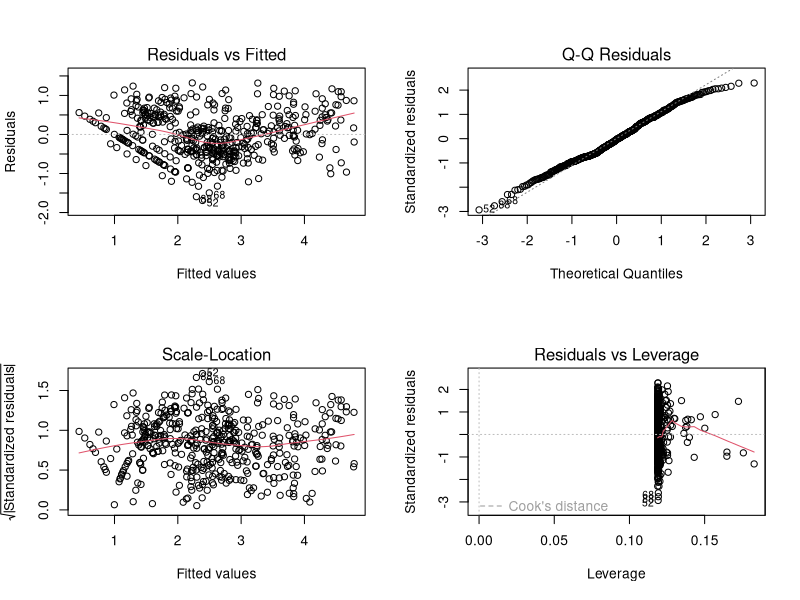
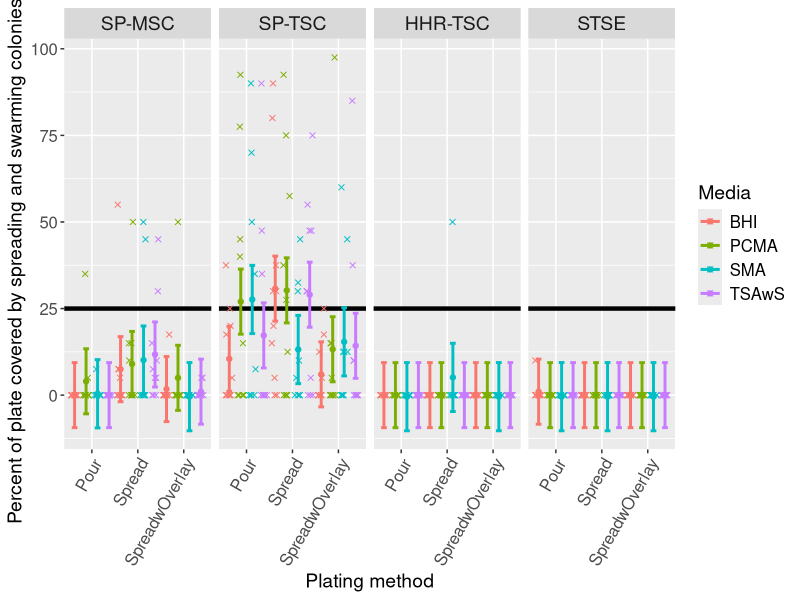

Here is the R script that generated these plots, in order: (Note: this script raises an error after producing the figures.)
## ---- chunk 1
knitr::opts_chunk$set(echo = TRUE)
## ---- chunk 2
## load packages
library(tidyverse)
library(ggpubr)
library(lme4)
library(car)
library(emmeans)
library(broom)
## ---- chunk 3
#import data
s1_df <- read_csv("stage1_data.csv") #note that all "mean_count" or "mean_spread_percent" represents a mean of the 2 plates (technical reps)
s1_df$test <-  factor(s1_df$test,
                      c("SP.MSC", "SP.TSC", "HHR.TSC", "STSE"),
                      labels = c("SP-MSC", "SP-TSC", "HHR-TSC", "STSE"))
## ---- chunk 4
#summary for Table 1; means and sd across all powders
summary_byTestPlatingMedia <- s1_df %>%
  filter(mean_count_wNA!="NA")%>% #don't include powder D SMA since no data due to lab error
  filter(SPR=="no")%>% #remove data for plates with greater than >25% spreading
  group_by(test,plating,media) %>%
  summarize(n=n(),
            mean=mean(log_mean_count_wNA,na.rm=TRUE),
            sd=sd(log_mean_count_wNA,na.rm=TRUE),
            median=median(log_mean_count_wNA,na.rm = TRUE),
            min=min(log_mean_count_wNA,na.rm=TRUE),
            max=max(log_mean_count_wNA,na.rm=TRUE))
## ---- chunk 5
m <- lm(log_mean_count~powder+plating*media*test+mean_spread_percent,data=s1_df)

#VIFs were investigated by fitting with lm() and using the car::vif function
vif(m) #vifs OK

#Additional model diagnostics were performed & looked OK
par(mfrow=c(2,2)) # Change the panel layout to 2 x 2
plot(m)

#run anova
anova(m)
## ---- chunk 6
m_spread <- lmer(mean_spread_percent_wNA ~ (1|powder) + test*media*plating, data=s1_df,na.action=na.exclude)

lsm_summ <- emmeans(m_spread,~test|media+plating)

df_lsm_summ <- as.data.frame(lsm_summ)
## ---- chunk 7
mod.emm.pairs <- pairs(lsm_summ)
df_mod.emm.pairs<- tidy(mod.emm.pairs)
## ---- chunk 8
ggplot(df_lsm_summ, aes(x = plating, y = emmean, color = media)) +
  facet_grid( ~ test) +
  geom_hline(yintercept = 25,
             col = "black",
             size = 1.5) +
  geom_point(stat = "identity", position = position_dodge(1)) +
  geom_errorbar(stat = "identity",
                aes(ymin = lower.CL, ymax = upper.CL),
                size = 1,
                width = .5,
                position = position_dodge(1),
                na.rm = TRUE) +
  geom_jitter(aes(x = plating, y = mean_spread_percent_wNA, color = media),
              data = s1_df,
              na.rm = TRUE,
              pch = 4,
              position = position_jitterdodge(jitter.width = 0.15, dodge.width = 1)) +
  labs(color = "Media", x = "Plating method", y = "Percent of plate covered by spreading and swarming colonies (%)") +
  theme(axis.text.x = element_text(size=12,angle = 60, hjust = 1),axis.text.y = element_text(size=12),axis.title.x = element_text(size=14),axis.title.y = element_text(size=14),strip.text.x = element_text(size=14),legend.text=element_text(size=12),legend.title=element_text(size=14)) 
## ---- chunk 9
s1_df2 <- s1_df %>% 
  filter( !(grepl("TSAwS",media) & plating=="Spread" & test=="SP.TSC"),
          !(grepl("PCMA",media) & plating=="Spread" & test=="SP.TSC"),
          !(grepl("BHI",media) & plating=="Spread" & test=="SP.TSC"),
          !(grepl("SMA",media) & plating=="Pour" & test=="SP.TSC"),
          !(grepl("PCMA",media) & plating=="Pour" & test=="SP.TSC") )
s1_df2$combo<- paste(s1_df2$media, s1_df2$plating, s1_df2$test, sep="_")

s1_df2$combo_abbrv <- make.names(abbreviate(s1_df2$combo))

all_wide <- s1_df2 %>%
  group_by(powder,combo_abbrv) %>%
  summarise(mean=mean(log_mean_count)) %>%
  spread(key=combo_abbrv,value=mean) %>%
  ungroup() %>%
  data.frame() 
all_wide <- all_wide[c(2:44)]

SP.TSC <- unique(s1_df2$combo_abbrv[s1_df2$test=="SP.TSC"])
HHR.TSC <- unique(s1_df2$combo_abbrv[s1_df2$test=="HHR.TSC"])
STSE <- unique(s1_df2$combo_abbrv[s1_df2$test=="STSE"])
SP.MSC <- unique(s1_df2$combo_abbrv[s1_df2$test=="SP.MSC"])

#measure test choices
abbrv_combo_lookup <- unique(s1_df2[,c("test","media","plating","combo_abbrv")])

#BHI
#test_combo <- c("BHI_P_H","BHI_P_SP.M","BHI_P_SP.T","BHI_P_ST")
#test_combo <- c("BHI_SO_H","BHI_SO_SP.M","BHI_SO_SP.T","BHI_SO_ST")
#test_combo <- c("BHI_S_H","BHI_S_SP","BHI_S_ST")

#PCMA
#test_combo <- c("PCMA_P_H","PCMA_P_SP","PCMA_P_ST")
#test_combo <- c("PCMA_SO_H","PCMA_SO_SP.M","PCMA_SO_SP.T","PCMA_SO_ST")
#test_combo <- c("PCMA_S_H","PCMA_S_SP","PCMA_S_ST")

#SMA
#test_combo <- c("PCA_P_H","PCA_P_SP","PCA_P_ST")
#test_combo <- c("PCA_SO_H","PCA_SO_SP.M","PCA_SO_SP.T","PCA_SO_ST")
#test_combo <- c("PCA_S_H","PCA_S_SP_M","PCA_S_SP_T","PCA_S_ST")

#TSAwS
test_combo <- c("TSAS_P_H","TSAS_P_SP.M","TSAS_P_SP.T","TSAS_P_ST") #check this
#test_combo <- c("TSAS_SO_H","TSAS_SO_SP.M","TSAS_SO_SP.T","TSAS_SO_ST")
#test_combo <- c("TSAS_S_H","TSAS_S_SP","TSAS_S_ST")

results <- data.frame(combo_abbrv=c(),Rsquared=c())
for( i in colnames(all_wide)) {
  if( !(i %in% test_combo) ) {
    form <- paste(i,"~",paste(test_combo,collapse="+"))
    m <- lm(form,data=all_wide)
    rsquared <- summary(m)$r.squared
    results <- rbind(results,data.frame(combo_abbrv=i,Rsquared=rsquared))
  }
}
# by test
results %>%
  left_join(abbrv_combo_lookup) %>%
  group_by(test) %>%
  summarize(mean.rsq=mean(Rsquared)) -> mean.rsq.byTest
mean.rsq.byTest

all_var <- s1_df2 %>%
  group_by(test,plating,media) %>%
  summarize(var=var(log_mean_count))

# percent variance
results %>%
  left_join(abbrv_combo_lookup) %>%
  left_join(all_var) %>%
  mutate(var_explained=Rsquared*var)  %>%
  summarize(prop_explained=sum(var_explained)/sum(var)) -> prop_explained
prop_explained

results %>%
  left_join(abbrv_combo_lookup) %>%
  left_join(all_var) %>%
  filter(test != "SP_MSC") %>%
  mutate(var_explained=Rsquared*var)  %>%
  summarize(prop_explained_no_msc=sum(var_explained)/sum(var)) -> prop_explained_withoutMSC
prop_explained_withoutMSC
## ---- chunk 10
s1_df2 <- s1_df %>% 
  filter( !(grepl("TSAwS",media) & plating=="Spread" & test=="SP-TSC"),
          !(grepl("PCMA",media) & plating=="Spread" & test=="SP-TSC"),
          !(grepl("BHI",media) & plating=="Spread" & test=="SP-TSC"),
          !(grepl("SMA",media) & plating=="Pour" & test=="SP-TSC"),
          !(grepl("PCMA",media) & plating=="Pour" & test=="SP-TSC") )
s1_df2$combo<- paste(s1_df2$media, s1_df2$plating, s1_df2$test, sep="_")

s1_df2$combo_abbrv <- make.names(abbreviate(s1_df2$combo))

#is this doing anything useful other than reshaping?
all_wide <- s1_df2 %>%
  group_by(powder,combo_abbrv) %>%
  summarise(mean=mean(log_mean_count)) %>%
  spread(key=combo_abbrv,value=mean) %>%
  ungroup() %>%
  data.frame() 
all_wide <- all_wide[c(2:44)]

SP.TSC <- unique(s1_df2$combo_abbrv[s1_df2$test=="SP.TSC"])
HHR.TSC <- unique(s1_df2$combo_abbrv[s1_df2$test=="HHR.TSC"])
STSE <- unique(s1_df2$combo_abbrv[s1_df2$test=="STSE"])
SP.MSC <- unique(s1_df2$combo_abbrv[s1_df2$test=="SP.MSC"])

#measure test choices
abbrv_combo_lookup <- unique(s1_df2[,c("test","media","plating","combo_abbrv")])

#BHI
BHI_P <- c("BHI_P_H","BHI_P_SP.M","BHI_P_SP.T","BHI_P_ST")
BHI_SO <- c("BHI_SO_H","BHI_SO_SP.M","BHI_SO_SP.T","BHI_SO_ST")
BHI_S <- c("BHI_S_H","BHI_S_SP","BHI_S_ST")

#PCMA
PCMA_P <- c("PCMA_P_H","PCMA_P_SP","PCMA_P_ST")
PCMA_SO  <- c("PCMA_SO_H","PCMA_SO_SP.M","PCMA_SO_SP.T","PCMA_SO_ST")
PCMA_S <- c("PCMA_S_H","PCMA_S_SP","PCMA_S_ST")

#SMA
SMA_P <- c("SMA_P_H","SMA_P_SP","SMA_P_ST")
SMA_SO <- c("SMA_SO_H","SMA_SO_SP.M","SMA_SO_SP.T","SMA_SO_ST")
SMA_S <- c("SMA_S_H","SMA_S_SP.M","SMA_S_SP.T","SMA_S_ST")

#TSAwS
TSAS_P <- c("TSAS_P_H","TSAS_P_SP.M","TSAS_P_SP.T","TSAS_P_ST") #check this
TSAS_SO <- c("TSAS_SO_H","TSAS_SO_SP.M","TSAS_SO_SP.T","TSAS_SO_ST")
TSAS_S <- c("TSAS_S_H","TSAS_S_SP","TSAS_S_ST")

test_combo_vec <- c(BHI_P, BHI_SO, BHI_S,
                     PCMA_P, PCMA_SO, PCMA_S,
                     SMA_P, SMA_SO, SMA_S,
                     TSAS_P, TSAS_SO, TSAS_S)

results <- data.frame(combo_abbrv=c(),Rsquared=c(),testcombo=c())

for( j in test_combo_vec) {
for( i in colnames(all_wide)) {
  if( !(i %in% j) ) {
    form <- paste(i,"~",paste(j,collapse="+"))
    m <- lm(form,data=all_wide)
    rsquared <- summary(m)$r.squared
    results <- rbind(results,data.frame(combo_abbrv=i,Rsquared=rsquared,testcombo=j))
  }
}}


results %>%
  left_join(abbrv_combo_lookup) %>%
  group_by(testcombo,test) %>%
  summarize(mean.rsq=mean(Rsquared)) %>%
  spread(key=test,value=mean.rsq) %>%
  ungroup() %>%
  data.frame() -> mean.rsq.byTest
mean.rsq.byTest

# results %>%
#   left_join(abbrv_combo_lookup) %>%
#   group_by(test) %>%
#   summarize(mean.rsq=mean(Rsquared)) %>%
#   spread(key=test,value=mean.rsq) %>%
#   ungroup() %>%
#   data.frame() -> mean.rsq.byTest
# mean.rsq.byTest

all_var <- s1_df2 %>%
  group_by(test,plating,media) %>%
  summarize(var=var(log_mean_count))

## ---- chunk 11
# percent variance

test_combo_vec <- c(PCMA_S) #run this indivudually for each of the test_combo

prop_df <- data.frame(testcombo=c(),prop_explain=c())
for (j in test_combo_vec){ 
results %>%
  filter(testcombo==j)%>%
  left_join(abbrv_combo_lookup) %>%
  left_join(all_var) %>%
  mutate(var_explained=Rsquared*var)  %>%
  summarize(prop_explained=sum(var_explained)/sum(var)) -> prop_explained
  prop_df <- rbind(prop_df, data.frame(testcombo=j,prop_explain=prop_explained))}

results %>%
  left_join(abbrv_combo_lookup) %>%
  left_join(all_var) %>%
  filter(test != "SP_MSC") %>%
  mutate(var_explained=Rsquared*var)  %>%
  summarize(prop_explained_no_msc=sum(var_explained)/sum(var)) -> prop_explained_withoutMSC
## ---- chunk 12
#import data
s1b_df <- read_csv("stage1b_data.csv") #cfu_g was actual count, cfu_g2 is count with zeros replaced with 25% of detection limit; log_cfu_g is log10(cfu_g2)
## ---- chunk 13
#Quick glance
d_centered <-s1b_df %>%
  group_by(powder,test,sampling_scheme) %>%
  mutate(powder_mean=mean(log_cfu_g)) %>%
  ungroup() %>%
  mutate(log_cfu_g_centered=log_cfu_g - powder_mean)
d_centered %>%
  group_by(test,sampling_scheme) %>%
  summarize(v=var(log_cfu_g_centered),
            n=n()) %>%
  kable()
d_centered_summary <- d_centered %>%
  group_by(test,powder,sampling_scheme) %>%
  summarize(v=var(log_cfu_g_centered),
            mean=mean(log_cfu_g_centered),
            sd=sd(log_cfu_g_centered),
            n=n()) 
kable(d_centered_summary)
d_centered %>%
  group_by(test,powder,sampling_scheme) %>%
  summarize(v=var(log_cfu_g_centered)) %>%
  ungroup()%>%
  group_by(test,sampling_scheme)%>%
  summarize(meanVar=mean(v),
            sdVar=sd(v),
            minVar=min(v),
            maxVar=max(v),
            n=n())%>%
  kable()

#SP_MSC
d_msc <- s1b_df %>% filter(test=="SP MSC")
# Center within powder/scheme
d_msc_centered <- d_msc %>%
  group_by(powder,sampling_scheme) %>%
  mutate(powder_mean=mean(log_cfu_g)) %>%
  ungroup() %>%
  mutate(log_cfu_g_centered=log_cfu_g - powder_mean)
d_msc_centered_summary <- d_msc_centered %>%
  group_by(sampling_scheme) %>%
  summarize(mean=mean(log_cfu_g_centered),sd=sd(log_cfu_g_centered))
d_msc_centered_summary %>% ggplot(aes(x=sampling_scheme,y=mean)) + 
  labs(x="Sampling Scheme",y="Spore Count Deviance (log CFU/g)") +
  scale_color_discrete(guide=F) +
  geom_point(data=d_msc_centered,
             aes(x=sampling_scheme,y=log_cfu_g_centered,color=powder),
             position=position_jitterdodge(jitter.width = 0.05,dodge.width=0.7)) +
  geom_point(color="red") +
  geom_errorbar(aes(ymin=mean - sd,
                    ymax=mean + sd),
                width=0.3,
                color="red")+
  ylim(-1,1) -> msc
bart_msc <- bartlett.test(log_cfu_g_centered~sampling_scheme,data=d_msc_centered)
bart_msc

#HHR
d_hhr <- s1b_df %>% filter(test=="HHR")
# Center within powder/scheme
d_hhr_centered <- d_hhr %>%
  group_by(powder,sampling_scheme) %>%
  mutate(powder_mean=mean(log_cfu_g)) %>%
  ungroup() %>%
  mutate(log_cfu_g_centered=log_cfu_g - powder_mean)
d_hhr_centered_summary <- d_hhr_centered %>%
  group_by(sampling_scheme) %>%
  summarize(mean=mean(log_cfu_g_centered),sd=sd(log_cfu_g_centered))
d_hhr_centered_summary %>% ggplot(aes(x=sampling_scheme,y=mean)) + 
  labs(x="Sampling Scheme",y="Spore Count Deviance (log CFU/g)") +
  scale_color_discrete(guide=F) +
  geom_point(data=d_hhr_centered,
             aes(x=sampling_scheme,y=log_cfu_g_centered,color=powder),
             position=position_jitterdodge(jitter.width = 0.05,dodge.width=0.7)) +
  geom_point(color="red") +
  geom_errorbar(aes(ymin=mean - sd,
                    ymax=mean + sd),
                width=0.3,
                color="red")+
  ylim(-1,1) -> hhr
bart_hhr <- bartlett.test(log_cfu_g_centered~sampling_scheme,data=d_hhr_centered)
bart_hhr

#STSE
d_stse <- s1b_df %>% filter(test=="STSE")
# Center within powder/scheme
d_stse_centered <- d_stse %>%
  group_by(powder,sampling_scheme) %>%
  mutate(powder_mean=mean(log_cfu_g)) %>%
  ungroup() %>%
  mutate(log_cfu_g_centered=log_cfu_g - powder_mean)
d_stse_centered_summary <- d_stse_centered %>%
  group_by(sampling_scheme) %>%
  summarize(mean=mean(log_cfu_g_centered),sd=sd(log_cfu_g_centered))
d_stse_centered_summary %>% ggplot(aes(x=sampling_scheme,y=mean)) + 
  labs(x="Sampling Scheme",y="Spore Count Deviance (log CFU/g)") +
  scale_color_discrete(guide=F) + #getting rid of this gives us legend
  geom_point(data=d_stse_centered,
             aes(x=sampling_scheme,y=log_cfu_g_centered,color=powder),
             position=position_jitterdodge(jitter.width = 0.05,dodge.width=0.7)) +
  geom_point(color="red") +
  geom_errorbar(aes(ymin=mean - sd,
                    ymax=mean + sd),
                width=0.3,
                color="red")+
  ylim(-1,1)-> stse
bart_stse <- bartlett.test(log_cfu_g_centered~sampling_scheme,data=d_stse_centered)
bart_stse

#arrange figures
ggarrange(msc,
          hhr,
          stse,
          labels=c("SP-MSC", "HHR-TSC", "STSE"),
          ncol = 3, nrow = 1)

##Make summary plots
ggplot(s1b_df, aes(x=powder,y=log_cfu_g))+
  geom_boxplot()+
  geom_jitter(data=s1b_df,
             aes(x=powder,y=log_cfu_g,color=sampling_scheme),
             position=position_jitterdodge(jitter.width = 0.05,dodge.width=0.7)) +
  facet_grid(test~sampling_scheme)

#Get means for each powder across sampling strategies
summary_s1b_df <- s1b_df %>%
  group_by(test,sampling_scheme,powder)%>%
  summarize(mean=mean(log_cfu_g),
            sd=sd(log_cfu_g),
            cv=sd/mean*100,
            n=n())

#Get means for across powder for each sampling strategies
summary_s1b_df2 <- s1b_df %>%
  group_by(test,sampling_scheme, powder)%>%
  summarize(mean=mean(log_cfu_g))%>%
  ungroup()%>%
  group_by(test,sampling_scheme)%>%
  summarize(OverallMean=mean(mean),
            Overallsd=sd(mean),
            n=n())
## ---- chunk 14
#clear global environment
rm(list = ls())
## ---- chunk 15
#import data
s2_df <- read_csv("stage2_data.csv")
s2_df2 <- read_csv("stage2_data_notImputed.csv")

#
df_PCMA <- s2_df %>%
  filter(media=="PCMA")
df_TSAwS <- s2_df %>%
  filter(media=="TSAwS")
## ---- chunk 16
#Quick glance
d_PCMA_centered <- df_PCMA %>%
  group_by(powder) %>%
  mutate(powder_mean=mean(log_mean_count)) %>%
  ungroup() %>%
  mutate(log_cfu_g_centered=log_mean_count - powder_mean)
d_PCMA_centered_summary <- d_PCMA_centered %>%
  group_by(test,powder) %>%
  summarize(v=var(log_cfu_g_centered),
            mean=mean(log_cfu_g_centered))
d_PCMA_centered %>%
  group_by(test,powder) %>%
  summarize(v=var(log_cfu_g_centered)) %>%
  ungroup()%>%
  group_by(test)%>%
  summarize(meanVar=mean(v),
            sdVar=sd(v),
            minVar=min(v),
            maxVar=max(v),
            n=n())%>%
  kable()

d_TSAwS_centered <- df_TSAwS %>%
  group_by(powder) %>%
  mutate(powder_mean=mean(log_mean_count)) %>%
  ungroup() %>%
  mutate(log_cfu_g_centered=log_mean_count - powder_mean)
d_TSAwS_centered_summary <- d_TSAwS_centered %>%
  group_by(test,powder) %>%
  summarize(v=var(log_cfu_g_centered),
            mean=mean(log_cfu_g_centered))
d_TSAwS_centered %>%
  group_by(test,powder) %>%
  summarize(v=var(log_cfu_g_centered)) %>%
  ungroup()%>%
  group_by(test)%>%
  summarize(meanVar=mean(v),
            sdVar=sd(v),
            minVar=min(v),
            maxVar=max(v),
            n=n())%>%
  kable()

## ---- chunk 17
###PCMA analysis

#SP_MSC
d_PCMA_msc <- df_PCMA %>% filter(test=="SP.MSC")
# Center within powder
d_PCMA_msc_centered <- d_PCMA_msc %>%
  group_by(powder) %>%
  mutate(powder_mean=mean(log_mean_count)) %>%
  ungroup() %>%
  mutate(log_cfu_g_centered=log_mean_count - powder_mean)
d_PCMA_msc_centered_summary <- d_PCMA_msc_centered %>%
  group_by(lab) %>%
  summarize(mean=mean(log_cfu_g_centered),sd=sd(log_cfu_g_centered))
d_PCMA_msc_centered_summary %>% ggplot(aes(x=lab,y=mean)) + 
  labs(x="Lab",y="Spore Count Deviance (log CFU/g)") +
  ylim(-3,3)+
  scale_color_discrete(guide=F) +
  geom_point(data=d_PCMA_msc_centered,
             aes(x=lab,y=log_cfu_g_centered,color=powder),
             position=position_jitterdodge(jitter.width = 0.05,dodge.width=0.7)) +
  #theme(text=element_text(family="Times New Roman", size=12)) +
  geom_point(color="red") +
  geom_errorbar(aes(ymin=mean - sd,
                    ymax=mean + sd),
                width=0.3,
                color="red") -> PCMA_msc
bart_PCMA_msc <- bartlett.test(log_cfu_g_centered~lab,data=d_PCMA_msc_centered) #we centered all log msc be respective powder
bart_PCMA_msc

#HHR_TSC
d_PCMA_hhr <- df_PCMA %>% filter(test=="HHR.TSC")
# Center within powder/scheme
d_PCMA_hhr_centered <- d_PCMA_hhr %>%
  group_by(powder) %>%
  mutate(powder_mean=mean(log_mean_count)) %>%
  ungroup() %>%
  mutate(log_cfu_g_centered=log_mean_count - powder_mean)
d_PCMA_hhr_centered_summary <- d_PCMA_hhr_centered %>%
  group_by(lab) %>%
  summarize(mean=mean(log_cfu_g_centered),sd=sd(log_cfu_g_centered))
d_PCMA_hhr_centered_summary %>% ggplot(aes(x=lab,y=mean)) + 
  labs(x="Lab",y="Spore Count Deviance (log CFU/g)") +
  ylim(-3,3)+
  scale_color_discrete(guide=F) +
  geom_point(data=d_PCMA_hhr_centered,
             aes(x=lab,y=log_cfu_g_centered,color=powder),
             position=position_jitterdodge(jitter.width = 0.05,dodge.width=0.7)) +
  #theme(text=element_text(family="Times New Roman", size=12)) +
  geom_point(color="red") +
  geom_errorbar(aes(ymin=mean - sd,
                    ymax=mean + sd),
                width=0.3,
                color="red") -> PCMA_hhr
bart_PCMA_hhr <- bartlett.test(log_cfu_g_centered~lab,data=d_PCMA_hhr_centered)
bart_PCMA_hhr

#STSE
d_PCMA_stse <- df_PCMA %>% filter(test=="STSE")
# Center within powder/scheme
d_PCMA_stse_centered <- d_PCMA_stse %>%
  group_by(powder) %>%
  mutate(powder_mean=mean(log_mean_count)) %>%
  ungroup() %>%
  mutate(log_cfu_g_centered=log_mean_count - powder_mean)
d_PCMA_stse_centered_summary <- d_PCMA_stse_centered %>%
  group_by(lab) %>%
  summarize(mean=mean(log_cfu_g_centered),sd=sd(log_cfu_g_centered))
d_PCMA_stse_centered_summary %>% ggplot(aes(x=lab,y=mean)) + 
  labs(x="Lab",y="Spore Count Deviance (log CFU/g)") +
  ylim(-3,3)+
  scale_color_discrete(guide=F) +
  geom_point(data=d_PCMA_stse_centered,
             aes(x=lab,y=log_cfu_g_centered,color=powder),
             position=position_jitterdodge(jitter.width = 0.05,dodge.width=0.7)) +
  #theme(text=element_text(family="Times New Roman", size=12)) +
  geom_point(color="red") +
  geom_errorbar(aes(ymin=mean - sd,
                    ymax=mean + sd),
                width=0.3,
                color="red") -> PCMA_stse
bart_PCMA_stse <- bartlett.test(log_cfu_g_centered~lab,data=d_PCMA_stse_centered)
bart_PCMA_stse
###TSAwS analysis

#SP_MSC
d_TSAwS_msc <- df_TSAwS %>% filter(test=="SP.MSC")
# Center within powder/scheme
d_TSAwS_msc_centered <- d_TSAwS_msc %>%
  group_by(powder) %>%
  mutate(powder_mean=mean(log_mean_count)) %>%
  ungroup() %>%
  mutate(log_cfu_g_centered=log_mean_count - powder_mean)
d_TSAwS_msc_centered_summary <- d_TSAwS_msc_centered %>%
  group_by(lab) %>%
  summarize(mean=mean(log_cfu_g_centered),sd=sd(log_cfu_g_centered))
d_TSAwS_msc_centered_summary %>% ggplot(aes(x=lab,y=mean)) + 
  labs(x="Lab",y="Spore Count Deviance (log CFU/g)") +
  ylim(-3,3)+
  scale_color_discrete(guide=F) +
  geom_point(data=d_TSAwS_msc_centered,
             aes(x=lab,y=log_cfu_g_centered,color=powder),
             position=position_jitterdodge(jitter.width = 0.05,dodge.width=0.7)) +
  #theme(text=element_text(family="Times New Roman", size=12)) +
  geom_point(color="red") +
  geom_errorbar(aes(ymin=mean - sd,
                    ymax=mean + sd),
                width=0.3,
                color="red") -> TSAwS_msc
bart_TSAwS_msc <- bartlett.test(log_cfu_g_centered~lab,data=d_TSAwS_msc_centered)
bart_TSAwS_msc


#HHR_TSC
d_TSAwS_hhr <- df_TSAwS %>% filter(test=="HHR.TSC")
# Center within powder/scheme
d_TSAwS_hhr_centered <- d_TSAwS_hhr %>%
  group_by(powder) %>%
  mutate(powder_mean=mean(log_mean_count)) %>%
  ungroup() %>%
  mutate(log_cfu_g_centered=log_mean_count - powder_mean)
d_TSAwS_hhr_centered_summary <- d_TSAwS_hhr_centered %>%
  group_by(lab) %>%
  summarize(mean=mean(log_cfu_g_centered),sd=sd(log_cfu_g_centered))
d_TSAwS_hhr_centered_summary %>% ggplot(aes(x=lab,y=mean)) + 
  labs(x="Lab",y="Spore Count Deviance (log CFU/g)") +
  ylim(-3,3)+
  scale_color_discrete(guide=F) +
  geom_point(data=d_TSAwS_hhr_centered,
             aes(x=lab,y=log_cfu_g_centered,color=powder),
             position=position_jitterdodge(jitter.width = 0.05,dodge.width=0.7)) +
  #theme(text=element_text(family="Times New Roman", size=12)) +
  geom_point(color="red") +
  geom_errorbar(aes(ymin=mean - sd,
                    ymax=mean + sd),
                width=0.3,
                color="red") -> TSAwS_hhr
bart_TSAwS_hhr <- bartlett.test(log_cfu_g_centered~lab,data=d_TSAwS_hhr_centered)
bart_TSAwS_hhr

#STSE
d_TSAwS_stse <- df_TSAwS %>% filter(test=="STSE")
# Center within powder/scheme
d_TSAwS_stse_centered <- d_TSAwS_stse %>%
  group_by(powder) %>%
  mutate(powder_mean=mean(log_mean_count)) %>%
  ungroup() %>%
  mutate(log_cfu_g_centered=log_mean_count - powder_mean)
d_TSAwS_stse_centered_summary <- d_TSAwS_stse_centered %>%
  group_by(lab) %>%
  summarize(mean=mean(log_cfu_g_centered),sd=sd(log_cfu_g_centered))
d_TSAwS_stse_centered_summary %>% ggplot(aes(x=lab,y=mean)) + 
  labs(x="Lab",y="Spore Count Deviance (log CFU/g)") +
  ylim(-3,3)+
  scale_color_discrete(guide=F) +
  geom_point(data=d_TSAwS_stse_centered,
             aes(x=lab,y=log_cfu_g_centered,color=powder),
             position=position_jitterdodge(jitter.width = 0.05,dodge.width=0.7)) +
  #theme(text=element_text(family="Times New Roman", size=12)) +
  geom_point(color="red") +
  geom_errorbar(aes(ymin=mean - sd,
                    ymax=mean + sd),
                width=0.3,
                color="red") -> TSAwS_stse
bart_TSAwS_stse <- bartlett.test(log_cfu_g_centered~lab,data=d_TSAwS_stse_centered)
bart_TSAwS_stse

#arrange figures
ggarrange(PCMA_msc, 
          TSAwS_msc,
          PCMA_hhr,
          TSAwS_hhr,
          PCMA_stse,
          TSAwS_stse,
          labels=c("PCMA SP-MSC", "TSAwS SP-MSC", "PCMA HHR-TSC", "TSAwS HHR-TSC", "PCMA STSE", "TSAwS STSE"),
          ncol = 2, nrow = 3)
## ---- chunk 18
##Make summary plots
#plot without imputed values
s2_df2$mean_count2 <- s2_df2$mean_count
s2_df2$mean_count2[s2_df2$mean_count2==0]<-10
s2_df2$log_mean_count <- log10(s2_df2$mean_count2)
# 
s2_df2$lab <- factor(s2_df2$lab,c("UA","UB","UC","UD"))
s2_df2$test <-  factor(s2_df2$test,
                      c("SP.MSC", "HHR.TSC", "STSE"),
                      labels = c("SP-MSC", "HHR-TSC", "STSE"))

ggplot(s2_df2, aes(x=powder,y=log_mean_count))+
  geom_boxplot()+
  geom_point(data=s2_df2,
             aes(x=powder,y=log_mean_count,color=lab),
             position=position_jitterdodge(jitter.width = 0.05,dodge.width=0.7)) +
  ylim(0,5)+
  labs(x="Powder",y="Spore Count (log CFU/g)") +
  facet_grid(test~media)

#Get means across labs without imputed values
summary_s2_df2b <- s2_df2 %>%
  group_by(media,test,lab)%>%
  summarize(mean=mean(log_mean_count),
            sd=sd(log_mean_count),
            cv=sd/mean*100,
            n=n())

summary_s2_df2b2 <- s2_df2 %>%
  group_by(media,test,lab)%>%
  summarize(mean=mean(log_mean_count),
            sd=sd(log_mean_count),
            cv=sd/mean*100,
            n=n())%>%
  ungroup()%>%
  group_by(media,test)%>%
  summarize(MeanCV=mean(cv),
            SDCV=sd(cv))
#Get means across tests without imputed values
# summary_s2_df3 <- s2_df2 %>%
#   group_by(media,test)%>%
#   summarize(mean=mean(log_mean_count),
#             sd=sd(log_mean_count),
#             min=min(log_mean_count),
#             max=max(log_mean_count),
#             n1=sum(log_mean_count==1),
#             n=n(),
#             per=n1/n)

#Get means across powders
summary_s2_df2c <- s2_df2 %>%
  group_by(media,test,powder)%>%
  summarize(mean=mean(log_mean_count),
            sd=sd(log_mean_count),
            cv=sd/mean*100,
            n=n())
## ---- chunk 19
#clear global environment
rm(list = ls())
## ---- chunk 20
#import data
s3_df <-read_csv("stage3_data.csv")

#prep data
df_PCMA <- s3_df %>%
  filter(media=="PCMA")
df_TSAwS <- s3_df %>%
  filter(media=="TSA")
## ---- chunk 21
#Quick glance
d_PCMA_centered <- df_PCMA %>%
  group_by(powder) %>%
  mutate(powder_mean=mean(log_mean_count)) %>%
  ungroup() %>%
  mutate(log_cfu_g_centered=log_mean_count - powder_mean)
d_PCMA_centered_summary <- d_PCMA_centered %>%
  group_by(test,powder) %>%
  summarize(v=var(log_cfu_g_centered),
            mean=mean(log_cfu_g_centered))
d_PCMA_centered %>%
  group_by(test,powder) %>%
  summarize(v=var(log_cfu_g_centered)) %>%
  ungroup()%>%
  group_by(test)%>%
  summarize(meanVar=mean(v),
            sdVar=sd(v),
            minVar=min(v),
            maxVar=max(v),
            n=n())%>%
  kable()

d_TSAwS_centered <- df_TSAwS %>%
  group_by(powder) %>%
  mutate(powder_mean=mean(log_mean_count)) %>%
  ungroup() %>%
  mutate(log_cfu_g_centered=log_mean_count - powder_mean)
d_TSAwS_centered_summary <- d_TSAwS_centered %>%
  group_by(test,powder) %>%
  summarize(v=var(log_cfu_g_centered),
            mean=mean(log_cfu_g_centered))
d_TSAwS_centered %>%
  group_by(test,powder) %>%
  summarize(v=var(log_cfu_g_centered)) %>%
  ungroup()%>%
  group_by(test)%>%
  summarize(meanVar=mean(v),
            sdVar=sd(v),
            minVar=min(v),
            maxVar=max(v),
            n=n())%>%
  kable()
## ---- chunk 22
###PCMA analysis
#SP_MSC
d_PCMA_msc <- df_PCMA %>% filter(test=="SP.MSC")
# Center within powder/scheme
d_PCMA_msc_centered <- d_PCMA_msc %>%
  group_by(powder) %>%
  mutate(powder_mean=mean(log_mean_count)) %>%
  ungroup() %>%
  mutate(log_cfu_g_centered=log_mean_count - powder_mean)
d_PCMA_msc_centered_summary <- d_PCMA_msc_centered %>%
  group_by(lab) %>%
  summarize(mean=mean(log_cfu_g_centered),sd=sd(log_cfu_g_centered))
d_PCMA_msc_centered_summary %>% ggplot(aes(x=lab,y=mean)) + 
  labs(x="Lab",y="Spore Count Deviance (log CFU/g)") +
  ylim(-2,2)+
  scale_color_discrete(guide=F) +
  geom_point(data=d_PCMA_msc_centered,
             aes(x=lab,y=log_cfu_g_centered,color=powder),
             position=position_jitterdodge(jitter.width = 0.05,dodge.width=0.7)) +
  #theme(text=element_text(family="Times New Roman", size=12)) +
  geom_point(color="red") +
  geom_errorbar(aes(ymin=mean - sd,
                    ymax=mean + sd),
                width=0.3,
                color="red") -> PCMA_msc
bart_PCMA_msc <- bartlett.test(log_cfu_g_centered~lab,data=d_PCMA_msc_centered)
bart_PCMA_msc


#HHR_TSC
d_PCMA_hhr <- df_PCMA %>% filter(test=="HHR.TSC")
# Center within powder/scheme
d_PCMA_hhr_centered <- d_PCMA_hhr %>%
  group_by(powder) %>%
  mutate(powder_mean=mean(log_mean_count)) %>%
  ungroup() %>%
  mutate(log_cfu_g_centered=log_mean_count - powder_mean)
d_PCMA_hhr_centered_summary <- d_PCMA_hhr_centered %>%
  group_by(lab) %>%
  summarize(mean=mean(log_cfu_g_centered),sd=sd(log_cfu_g_centered))
d_PCMA_hhr_centered_summary %>% ggplot(aes(x=lab,y=mean)) + 
  labs(x="Lab",y="Spore Count Deviance (log CFU/g)") +
  ylim(-2,2)+
  scale_color_discrete(guide=F) +
  geom_point(data=d_PCMA_hhr_centered,
             aes(x=lab,y=log_cfu_g_centered,color=powder),
             position=position_jitterdodge(jitter.width = 0.05,dodge.width=0.7)) +
  #theme(text=element_text(family="Times New Roman", size=12)) +
  geom_point(color="red") +
  geom_errorbar(aes(ymin=mean - sd,
                    ymax=mean + sd),
                width=0.3,
                color="red") -> PCMA_hhr
bart_PCMA_hhr <- bartlett.test(log_cfu_g_centered~lab,data=d_PCMA_hhr_centered)
bart_PCMA_hhr

#STSE
d_PCMA_stse <- df_PCMA %>% filter(test=="STSE")
# Center within powder/scheme
d_PCMA_stse_centered <- d_PCMA_stse %>%
  group_by(powder) %>%
  mutate(powder_mean=mean(log_mean_count)) %>%
  ungroup() %>%
  mutate(log_cfu_g_centered=log_mean_count - powder_mean)
d_PCMA_stse_centered_summary <- d_PCMA_stse_centered %>%
  group_by(lab) %>%
  summarize(mean=mean(log_cfu_g_centered),sd=sd(log_cfu_g_centered))
d_PCMA_stse_centered_summary %>% ggplot(aes(x=lab,y=mean)) + 
  labs(x="Lab",y="Spore Count Deviance (log CFU/g)") +
  ylim(-2,2)+
  scale_color_discrete(guide=F) +
  geom_point(data=d_PCMA_stse_centered,
             aes(x=lab,y=log_cfu_g_centered,color=powder),
             position=position_jitterdodge(jitter.width = 0.05,dodge.width=0.7)) +
  #theme(text=element_text(family="Times New Roman", size=12)) +
  geom_point(color="red") +
  geom_errorbar(aes(ymin=mean - sd,
                    ymax=mean + sd),
                width=0.3,
                color="red") -> PCMA_stse
bart_PCMA_stse <- bartlett.test(log_cfu_g_centered~lab,data=d_PCMA_stse_centered)
bart_PCMA_stse 

###
###TSAwS analysis

#SP_MSC
d_TSAwS_msc <- df_TSAwS %>% filter(test=="SP.MSC")
# Center within powder
d_TSAwS_msc_centered <- d_TSAwS_msc %>%
  group_by(powder) %>%
  mutate(powder_mean=mean(log_mean_count)) %>%
  ungroup() %>%
  mutate(log_cfu_g_centered=log_mean_count - powder_mean)
d_TSAwS_msc_centered_summary <- d_TSAwS_msc_centered %>%
  group_by(lab) %>%
  summarize(mean=mean(log_cfu_g_centered),sd=sd(log_cfu_g_centered))
d_TSAwS_msc_centered_summary %>% ggplot(aes(x=lab,y=mean)) + 
  labs(x="Lab",y="Spore Count Deviance (log CFU/g)") +
  ylim(-2,2)+
  scale_color_discrete(guide=F) +
  geom_point(data=d_TSAwS_msc_centered,
             aes(x=lab,y=log_cfu_g_centered,color=powder),
             position=position_jitterdodge(jitter.width = 0.05,dodge.width=0.7)) +
  #theme(text=element_text(family="Times New Roman", size=12)) +
  geom_point(color="red") +
  geom_errorbar(aes(ymin=mean - sd,
                    ymax=mean + sd),
                width=0.3,
                color="red") -> TSAwS_msc
bart_TSAwS_msc <- bartlett.test(log_cfu_g_centered~lab,data=d_TSAwS_msc_centered)
bart_TSAwS_msc


#HHR_TSC
d_TSAwS_hhr <- df_TSAwS %>% filter(test=="HHR.TSC")
# Center within powder
d_TSAwS_hhr_centered <- d_TSAwS_hhr %>%
  group_by(powder) %>%
  mutate(powder_mean=mean(log_mean_count)) %>%
  ungroup() %>%
  mutate(log_cfu_g_centered=log_mean_count - powder_mean)
d_TSAwS_hhr_centered_summary <- d_TSAwS_hhr_centered %>%
  group_by(lab) %>%
  summarize(mean=mean(log_cfu_g_centered),sd=sd(log_cfu_g_centered))
d_TSAwS_hhr_centered_summary %>% ggplot(aes(x=lab,y=mean)) + 
  labs(x="Lab",y="Spore Count Deviance (log CFU/g)") +
  ylim(-2,2)+
  scale_color_discrete(guide=F) +
  geom_point(data=d_TSAwS_hhr_centered,
             aes(x=lab,y=log_cfu_g_centered,color=powder),
             position=position_jitterdodge(jitter.width = 0.05,dodge.width=0.7)) +
  #theme(text=element_text(family="Times New Roman", size=12)) +
  geom_point(color="red") +
  geom_errorbar(aes(ymin=mean - sd,
                    ymax=mean + sd),
                width=0.3,
                color="red") -> TSAwS_hhr
bart_TSAwS_hhr <- bartlett.test(log_cfu_g_centered~lab,data=d_TSAwS_hhr_centered)
bart_TSAwS_hhr 

#STSE
d_TSAwS_stse <- df_TSAwS %>% filter(test=="STSE")
# Center within powder
d_TSAwS_stse_centered <- d_TSAwS_stse %>%
  group_by(powder) %>%
  mutate(powder_mean=mean(log_mean_count)) %>%
  ungroup() %>%
  mutate(log_cfu_g_centered=log_mean_count - powder_mean)
d_TSAwS_stse_centered_summary <- d_TSAwS_stse_centered %>%
  group_by(lab) %>%
  summarize(mean=mean(log_cfu_g_centered),sd=sd(log_cfu_g_centered))
d_TSAwS_stse_centered_summary %>% ggplot(aes(x=lab,y=mean)) + 
  labs(x="Lab",y="Spore Count Deviance (log CFU/g)") +
  ylim(-2,2)+
  scale_color_discrete(guide=F) +
  geom_point(data=d_TSAwS_stse_centered,
             aes(x=lab,y=log_cfu_g_centered,color=powder),
             position=position_jitterdodge(jitter.width = 0.05,dodge.width=0.7)) +
  #theme(text=element_text(family="Times New Roman", size=12)) +
  geom_point(color="red") +
  geom_errorbar(aes(ymin=mean - sd,
                    ymax=mean + sd),
                width=0.3,
                color="red") -> TSAwS_stse
bart_TSAwS_stse <- bartlett.test(log_cfu_g_centered~lab,data=d_TSAwS_stse_centered)
bart_TSAwS_stse

ggarrange(PCMA_msc, 
          TSAwS_msc,
          PCMA_hhr,
          TSAwS_hhr,
          PCMA_stse,
          TSAwS_stse,
          labels=c("PCMA SP-MSC", "TSAwS SP-MSC", "PCMA HHR-TSC", "TSAwS HHR-TSC", "PCMA STSE", "TSAwS STSE"),
          ncol = 2, nrow = 3)
## ---- chunk 23
##Make summary plots
s3_df$test <-  factor(s3_df$test,
                      c("SP.MSC", "HHR.TSC", "STSE"),
                      labels = c("SP-MSC", "HHR-TSC", "STSE"))

ggplot(s3_df, aes(x=powder,y=log_mean_count))+
  geom_boxplot()+
  ylim(0,4)+
  geom_point(data=s3_df,
             aes(x=powder,y=log_mean_count,color=lab),
             position=position_jitterdodge(jitter.width = 0.05,dodge.width=0.7)) +
    labs(x="Powder",y="Spore Count (log CFU/g)") +
  facet_grid(test~media)

#Get means across labs
summary_s3_dfb <- s3_df %>%
  group_by(media,test,lab)%>%
  summarize(mean=mean(log_mean_count),
            sd=sd(log_mean_count),
            cv=sd/mean*100,
            n=n())

summary_s3_dfb2 <- s3_df %>%
  group_by(media,test,lab)%>%
  summarize(mean=mean(log_mean_count),
            sd=sd(log_mean_count),
            cv=sd/mean*100,
            n=n()) %>%
  ungroup()%>%
  group_by(media,test)%>%
  summarize(MeanCV=mean(cv),
            SDCV=sd(cv))

#Get means across powders
summary_s3_dfc <- s3_df %>%
  group_by(media,test,powder)%>%
  summarize(mean=mean(log_mean_count),
            sd=sd(log_mean_count),
            cv=sd/mean*100,
            n=n())
## ---- chunk 24
#clear global environment
rm(list = ls())
